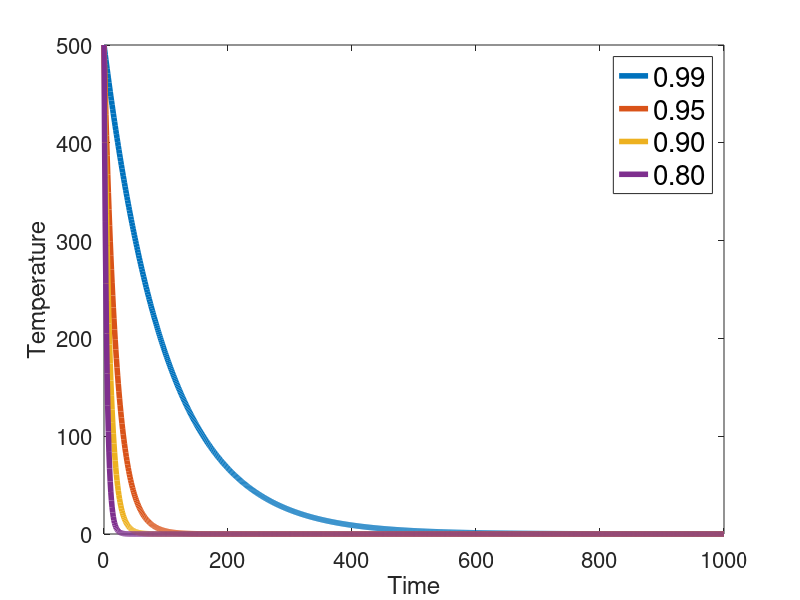

Reproduce this figure in MATLAB.
  1;

  ##############################################################################
  # FUNCTIONS
  ##############################################################################

  ##============================================================================
  #
  function y = geometric(T0, x, a)
    y = [T0];

    for i = 2:length(x)
      y = [y; a*y(i-1)];
    endfor
  endfunction


  ##############################################################################
  # SCRIPT
  ##############################################################################

  ## Generate x vector
  x = 0:1:1000;

  ## Initial temperature
  T0 = 500;

  ## Configure Plot
  set(0, "defaultlinelinewidth", 4);
  set(0, "defaultaxesfontsize", 16); % axes labels

  ## Plots
  figure(1);
  clf();
  plot(x, geometric(T0, x, 0.99));
  hold on;
  plot(x, geometric(T0, x, 0.95));
  plot(x, geometric(T0, x, 0.90));
  plot(x, geometric(T0, x, 0.80));
  hold off;

  ## Legend
  l = legend({'0.99', '0.95', '0.90', '0.80'});
  set(l, "fontsize", 20);

  ## Configure Plot
  ## set(0, "defaultlinelinewidth", 10);
  ## set(0, "defaultaxesfontsize", 32); % axes labels

  xlabel ("Time");
  ylabel ("Temperature");

  ## Output plot
  print(1, "geometric.png");
